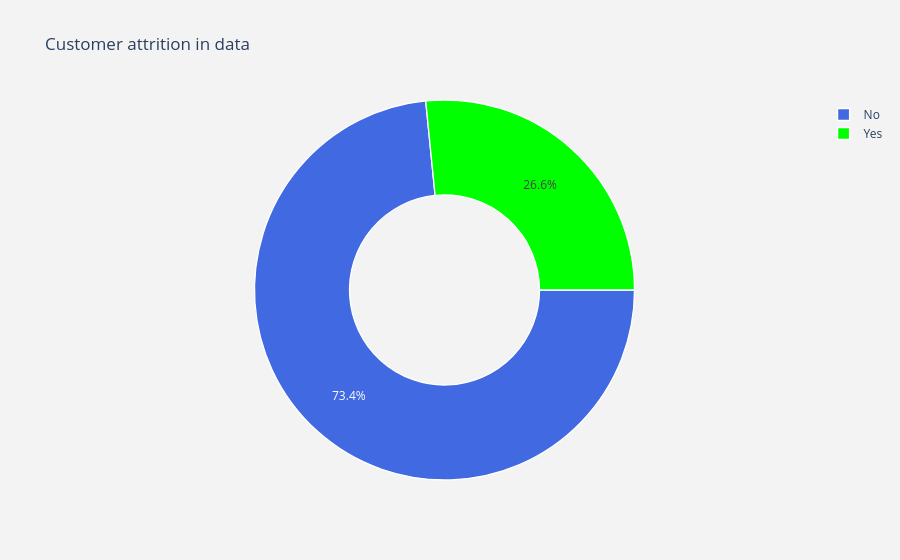

Notebook code cell kept with this figure:
### Markdown cell above
# 3. Exploratory Data Analysis

3.1. Customer attrition in data

### Code cell
#labels
lab = telcom["Churn"].value_counts().keys().tolist()
#values
val = telcom["Churn"].value_counts().values.tolist()

trace = go.Pie(labels = lab ,
               values = val ,
               marker = dict(colors =  [ 'royalblue' ,'lime'],
                             line = dict(color = "white",
                                         width =  1.3)
                            ),
               rotation = 90,
               hoverinfo = "label+value+text",
               hole = .5
              )
layout = go.Layout(dict(title = "Customer attrition in data",
                        plot_bgcolor  = "rgb(243,243,243)",
                        paper_bgcolor = "rgb(243,243,243)",
                       )
                  )

data = [trace]
fig = go.Figure(data = data,layout = layout)
py.iplot(fig)

### Figure 1 — Plotly figure (JSON) as saved in the notebook; plotly's stock layout.template omitted (floating-point values rounded to 4 significant figures)
{"data": [{"hole": 0.5, "hoverinfo": "label+value+text", "labels": ["No", "Yes"], "marker": {"colors": ["royalblue", "lime"], "line": {"color": "white", "width": 1.3}}, "rotation": 90, "type": "pie", "values": [5163, 1869]}], "layout": {"paper_bgcolor": "rgb(243,243,243)", "plot_bgcolor": "rgb(243,243,243)", "title": {"text": "Customer attrition in data"}}}
